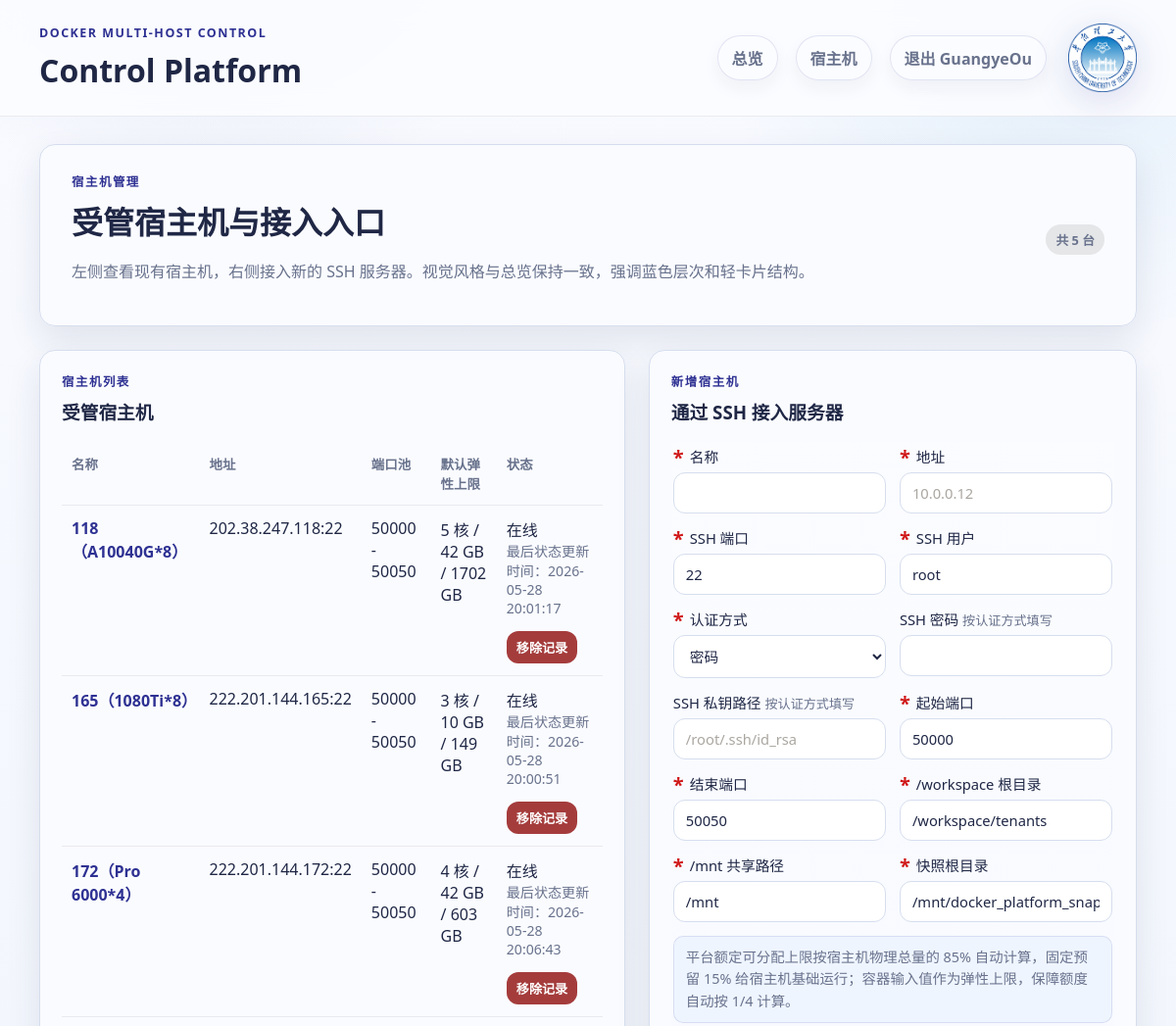
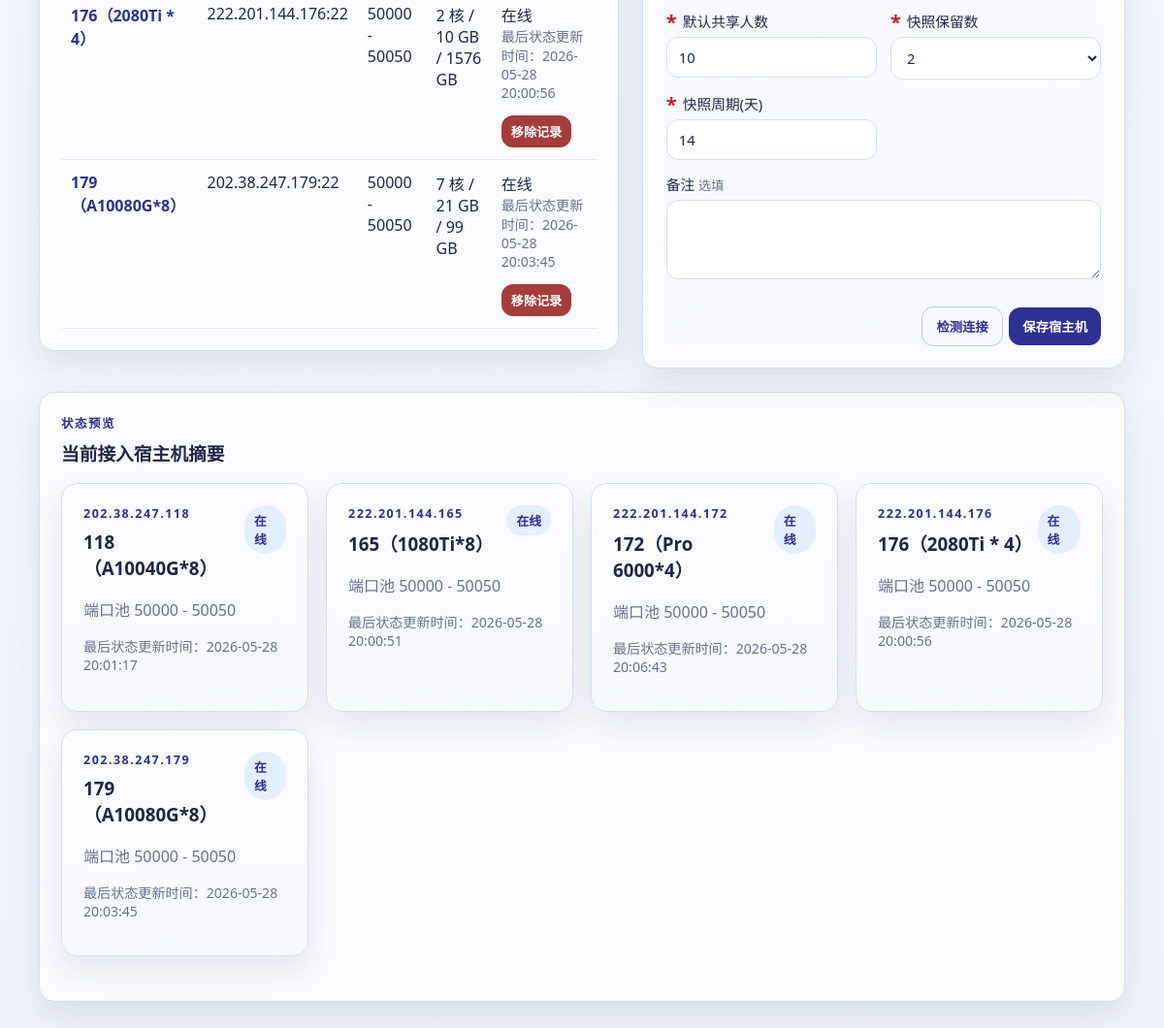
The app's page /hosts (signed in) with its own data (2 pictures, top to bottom).
### app/models.py (models this page shows)
class TimestampMixin:
    created_at: Mapped[datetime] = mapped_column(DateTime, default=datetime.utcnow)
    updated_at: Mapped[datetime] = mapped_column(
        DateTime,
        default=datetime.utcnow,
        onupdate=datetime.utcnow,
    )

class AdminUser(TimestampMixin, Base):
    __tablename__ = "admin_users"
    id: Mapped[int] = mapped_column(Integer, primary_key=True, index=True)
    account: Mapped[str] = mapped_column(String(100), unique=True, nullable=False, index=True)
    password_hash: Mapped[str] = mapped_column(String(255), nullable=False)
    email: Mapped[str] = mapped_column(String(255), nullable=False)
    student_id: Mapped[str] = mapped_column(String(100), nullable=False)
    status: Mapped[str] = mapped_column(String(20), default=AdminStatus.PENDING.value, index=True)
    approved_by: Mapped[str | None] = mapped_column(String(100), nullable=True)
    approved_at: Mapped[datetime | None] = mapped_column(DateTime, nullable=True)
    revoked_at: Mapped[datetime | None] = mapped_column(DateTime, nullable=True)

class ManagedHost(TimestampMixin, Base):
    __tablename__ = "managed_hosts"
    id: Mapped[int] = mapped_column(Integer, primary_key=True, index=True)
    name: Mapped[str] = mapped_column(String(100), unique=True, nullable=False)
    address: Mapped[str] = mapped_column(String(255), nullable=False, default="127.0.0.1")
    ssh_port: Mapped[int] = mapped_column(Integer, default=22)
    ssh_user: Mapped[str] = mapped_column(String(100), default="root")
    auth_type: Mapped[str] = mapped_column(String(20), default=AuthType.LOCAL.value)
    ssh_password: Mapped[str | None] = mapped_column(String(255), nullable=True)
    ssh_key_path: Mapped[str | None] = mapped_column(String(255), nullable=True)
    is_local: Mapped[bool] = mapped_column(Boolean, default=False)
    enabled: Mapped[bool] = mapped_column(Boolean, default=True)
    port_start: Mapped[int] = mapped_column(Integer, default=50000)
    port_end: Mapped[int] = mapped_column(Integer, default=50050)
    workspace_root: Mapped[str] = mapped_column(String(255), default="/workspace/tenants")
    shared_mnt_path: Mapped[str] = mapped_column(String(255), default="/mnt")
    snapshot_root: Mapped[str] = mapped_column(
        String(255),
        default="/mnt/docker_platform_snapshots",
    )
    reserve_cpu_cores: Mapped[float] = mapped_column(Float, default=0.0)
    reserve_memory_gb: Mapped[float] = mapped_column(Float, default=0.0)
    reserve_disk_gb: Mapped[float] = mapped_column(Float, default=0.0)
    default_user_share: Mapped[int] = mapped_column(Integer, default=10)
    snapshot_keep_count: Mapped[int] = mapped_column(Integer, default=2)
    snapshot_interval_days: Mapped[int] = mapped_column(Integer, default=14)
    workspace_limit_mode: Mapped[str] = mapped_column(String(40), default="metadata_only")
    cached_images: Mapped[str | None] = mapped_column(Text, nullable=True)
    notes: Mapped[str | None] = mapped_column(Text, nullable=True)
    allocations: Mapped[list["Allocation"]] = relationship(
        back_populates="host",
        cascade="all, delete-orphan",
    )
    status_cache: Mapped["HostStatusCache | None"] = relationship(
        back_populates="host",
        cascade="all, delete-orphan",
        uselist=False,
    )

### app/routes/web.py (the view)
@router.get("/hosts")
def hosts_page(request: Request):
    admin_response = require_admin_response(request)
    if admin_response:
        return admin_response
    db: Session = SessionLocal()
    try:
        if ssh_host_count(db) == 0:
            return render_initial_setup(request)
        hosts = visible_hosts_query(db).order_by(ManagedHost.name.asc()).all()
        host_rows = []
        for host in hosts:
            cached = host_cache_payload(host)
            rows_data = build_host_rows_from_cached_data(host, list(host.allocations), cached)
            resource_summary = summarize_resource_reservations(rows_data)
            summary = {
                "reachable": cached["reachable"],
                "docker_info": cached["docker_info"],
                "stats": cached["stats"],
                "gpus": cached["gpus"],
                "active_allocations": sum(1 for row in rows_data["allocation_rows"] if row["status"] == AllocationStatus.RUNNING.value),
                "container_count": len(cached["container_rows"]),
                **resource_summary,
            }
            defaults = recommended_defaults(host, summary["docker_info"])
            host_rows.append({"host": host, "summary": summary, "defaults": defaults, "last_status_at": format_cache_time(cached["refreshed_at"])})
        return render(
            request,
            "hosts.html",
            {
                "settings": settings,
                "hosts": host_rows,
                "auth_types": [AuthType.PASSWORD.value, AuthType.KEY.value],
            },
        )
    finally:
        db.close()

### templates/hosts.html (shortened to what this page needs)
{% extends "base.html" %}
{% block content %}
<section class="hero compact">
    <div>
        <p class="eyebrow">宿主机管理</p>
        <h2>受管宿主机与接入入口</h2>
        <p class="muted">左侧查看现有宿主机，右侧接入新的 SSH 服务器。视觉风格与总览保持一致，强调蓝色层次和轻卡片结构。</p>
    </div>
    <div class="hero-actions">
        <span class="tag muted-tag">共 {{ hosts|length }} 台</span>
    </div>
</section>
<section class="split hosts-surface">
    <article class="panel hosts-list-panel">
        <div class="panel-head">
            <div>
                <p class="eyebrow">宿主机列表</p>
                <h3>受管宿主机</h3>
            </div>
        </div>
        <div class="host-list">
            <table class="table">
                <thead>
                    <tr>
                        <th>名称</th>
                        <th>地址</th>
                        <th>端口池</th>
                        <th>默认弹性上限</th>
                        <th>状态</th>
                    </tr>
                </thead>
                <tbody>
                    {% for row in hosts %}
                    <tr>
                        <td><a class="host-link" href="/hosts/{{ row.host.id }}">{{ row.host.name }}</a></td>
                        <td>{{ row.host.address }}:{{ row.host.ssh_port }}</td>
                        <td>{{ row.host.port_start }} - {{ row.host.port_end }}</td>
                        <td>{{ row.defaults.cpu_limit_cores }} 核 / {{ row.defaults.memory_limit_gb }} GB / {{ row.defaults.workspace_limit_gb }} GB</td>
                        <td>
                            <div>{{ '在线' if row.summary.reachable else '离线' }}</div>
                            <div class="status-timestamp">最后状态更新时间：{{ row.last_status_at }}</div>
                            <form class="confirm-ajax-form" method="post" action="/hosts/{{ row.host.id }}/delete" data-confirm-message="确认从平台移除该宿主机记录？如仍有合法分配，平台会先提示原因，并提供继续归档移除入口。">
                                <button class="button tiny danger" type="submit">移除记录</button>
                            </form>
                        </td>
                    </tr>
                    {% endfor %}
                </tbody>
            </table>
        </div>
    </article>
    <article class="panel hosts-form-panel">
        <div class="panel-head">
            <div>
                <p class="eyebrow">新增宿主机</p>
                <h3>通过 SSH 接入服务器</h3>
            </div>
        </div>
        <form id="host-access-form" class="form-grid host-form" method="post" action="/hosts" data-confirm-message="确认保存该宿主机并接入平台？">
            <label><span class="required-mark">*</span>名称<input name="name" required></label>
            <label><span class="required-mark">*</span>地址<input name="address" required placeholder="10.0.0.12"></label>
            <label><span class="required-mark">*</span>SSH 端口<input name="ssh_port" type="number" value="22"></label>
            <label><span class="required-mark">*</span>SSH 用户<input name="ssh_user" value="root"></label>
            <label><span class="required-mark">*</span>认证方式
                <select name="auth_type">
                    {% for item in auth_types %}
                    <option value="{{ item }}" {% if item == 'password' %}selected{% endif %}>{{ '密码' if item == 'password' else '私钥' }}</option>
                    {% endfor %}
                </select>
            </label>
            <label>SSH 密码 <span class="optional-mark">按认证方式填写</span><input name="ssh_password" type="password"></label>
            <label>SSH 私钥路径 <span class="optional-mark">按认证方式填写</span><input name="ssh_key_path" placeholder="/root/.ssh/id_rsa"></label>
            <label><span class="required-mark">*</span>起始端口<input name="port_start" type="number" value="50000"></label>
            <label><span class="required-mark">*</span>结束端口<input name="port_end" type="number" value="50050"></label>
            <label><span class="required-mark">*</span>/workspace 根目录<input name="workspace_root" value="/workspace/tenants"></label>
            <label><span class="required-mark">*</span>/mnt 共享路径<input name="shared_mnt_path" value="/mnt"></label>
            <label><span class="required-mark">*</span>快照根目录<input name="snapshot_root" value="/mnt/docker_platform_snapshots"></label>
            <div class="wide form-note">平台额定可分配上限按宿主机物理总量的 85% 自动计算，固定预留 15% 给宿主机基础运行；容器输入值作为弹性上限，保障额度自动按 1/4 计算。</div>
            <label><span class="required-mark">*</span>默认共享人数<input name="default_user_share" type="number" value="10"></label>
            <label><span class="required-mark">*</span>快照保留数
                <select name="snapshot_keep_count">
                    <option value="2" selected>2</option>
                </select>
            </label>
            <label><span class="required-mark">*</span>快照周期(天)<input name="snapshot_interval_days" type="number" value="14"></label>
            <label class="wide">备注 <span class="optional-mark">选填</span><textarea name="notes" rows="3"></textarea></label>
            <div class="wide action-row">
                <button class="button secondary" type="button" id="test-ssh">检测连接</button>
                <button class="button" type="submit" id="submit-setup" disabled>保存宿主机</button>
            </div>
        </form>
    </article>
</section>
<section class="panel hosts-preview-panel">
    <div class="panel-head">
        <div>
            <p class="eyebrow">状态预览</p>
            <h3>当前接入宿主机摘要</h3>
        </div>
    </div>
    <div class="grid cards three">
        {% for row in hosts %}
        <article class="card host-preview-card">
            <div class="card-head">
                <div>
                    <p class="eyebrow">{{ row.host.address }}</p>
                    <h3>{{ row.host.name }}</h3>
                </div>
                <span class="status {{ 'ok' if row.summary.reachable else 'bad' }}">
                    {{ '在线' if row.summary.reachable else '离线' }}
                </span>
            </div>
            <p class="muted">端口池 {{ row.host.port_start }} - {{ row.host.port_end }}</p>
            <p class="status-timestamp">最后状态更新时间：{{ row.last_status_at }}</p>
        </article>
        {% endfor %}
    </div>
</section>
{% endblock %}

### templates/base.html (shortened to what this page needs)
<!DOCTYPE html>
<html lang="zh-CN">
<head>
    <link rel="stylesheet" href="/static/css/app.css">
</head>
<body>
    <header class="topbar">
        <div>
            <p class="eyebrow">Docker Multi-Host Control</p>
            <h1>{{ settings.app_name }}</h1>
        </div>
        <div class="topbar-right">
            <nav class="topnav">
                <a class="nav-chip" href="/">总览</a>
                {% if admin %}
                <a class="nav-chip" href="/hosts">宿主机</a>
                {% endif %}
                {% if admin %}
                <form method="post" action="/logout">
                    <button class="nav-chip nav-button" type="submit">退出 {{ admin.get('account') }}</button>
                </form>
                {% elif platform_user %}
                <form method="post" action="/logout">
                    <button class="nav-chip nav-button" type="submit">退出 {{ platform_user.get('account') }}</button>
                </form>
                {% else %}
                <a class="nav-chip" href="/login">管理员登录</a>
                <a class="nav-chip" href="/user-login">使用者登录</a>
                {% endif %}
            </nav>
            <img class="topbar-logo" src="/static/img/scut-emblem.png" alt="华南理工大学校徽">
        </div>
    </header>
    <main class="layout">
        {% block content %}{% endblock %}
    </main>
</body>
</html>

### records on screen
AdminUser: get "GuangyeOu"
ManagedHost: host.name "118（A10040G*8）", host.address "202.38.247.118", host.ssh_port "22", host.port_start "50000", host.port_end "50050", host.address "202.38.247.118", host.name "118（A10040G*8）", host.port_start "50000", host.port_end "50050"
ManagedHost: host.name "165（1080Ti*8）", host.address "222.201.144.165", host.ssh_port "22", host.port_start "50000", host.port_end "50050", host.address "222.201.144.165", host.name "165（1080Ti*8）", host.port_start "50000", host.port_end "50050"
ManagedHost: host.name "172（Pro 6000*4）", host.address "222.201.144.172", host.ssh_port "22", host.port_start "50000", host.port_end "50050", host.address "222.201.144.172", host.name "172（Pro 6000*4）", host.port_start "50000", host.port_end "50050"
ManagedHost: host.name "176（2080Ti * 4）", host.address "222.201.144.176", host.ssh_port "22", host.port_start "50000", host.port_end "50050", host.address "222.201.144.176", host.name "176（2080Ti * 4）", host.port_start "50000", host.port_end "50050"
ManagedHost: host.name "179（A10080G*8）", host.address "202.38.247.179", host.ssh_port "22", host.port_start "50000", host.port_end "50050", host.address "202.38.247.179", host.name "179（A10080G*8）", host.port_start "50000", host.port_end "50050"

### other values on screen
{{ settings.app_name }} "Control Platform"
{{ hosts|length }} "5"
{{ row.defaults.cpu_limit_cores }} "5" "3" "4" "2" "7"
{{ row.defaults.memory_limit_gb }} "42" "10" "42" "10" "21"
{{ row.defaults.workspace_limit_gb }} "1702" "149" "603" "1576" "99"
{{ '在线' if row.summary.reachable else '离线' }} "在线" "在线" "在线" "在线" "在线"
{{ row.last_status_at }} "2026-05-28 20:01:17" "2026-05-28 20:00:51" "2026-05-28 20:06:43" "2026-05-28 20:00:56" "2026-05-28 20:03:45"
form field auth_type "密码"
